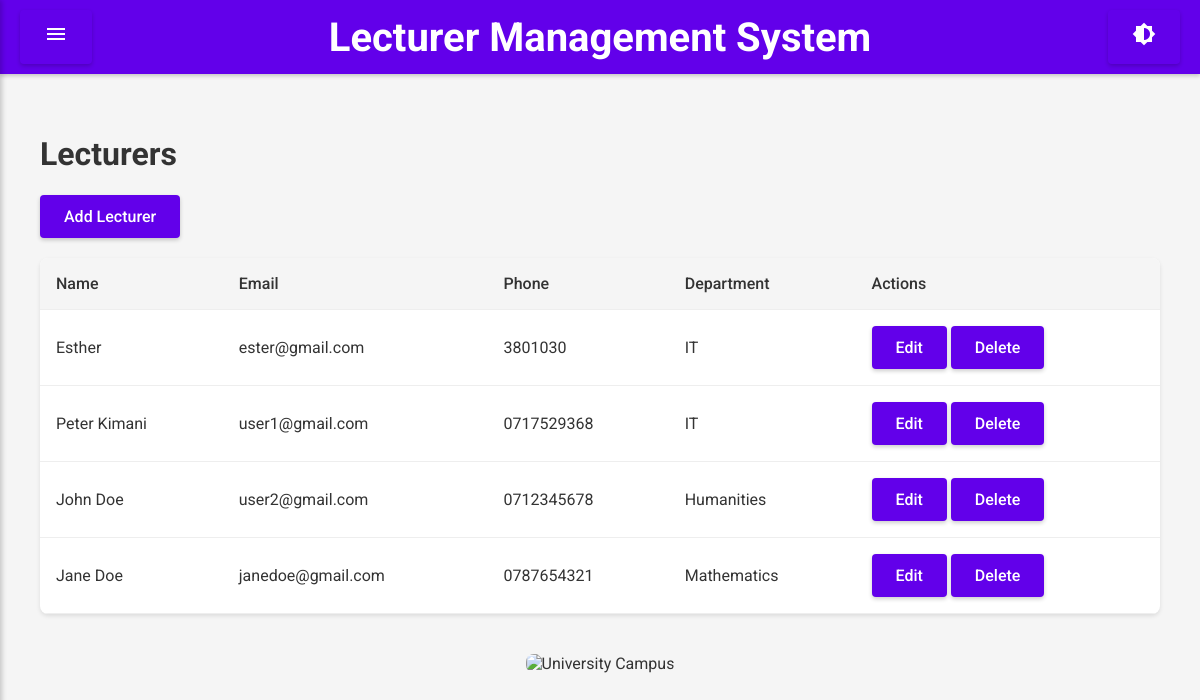
The app's page /lecturers (signed in), older data.
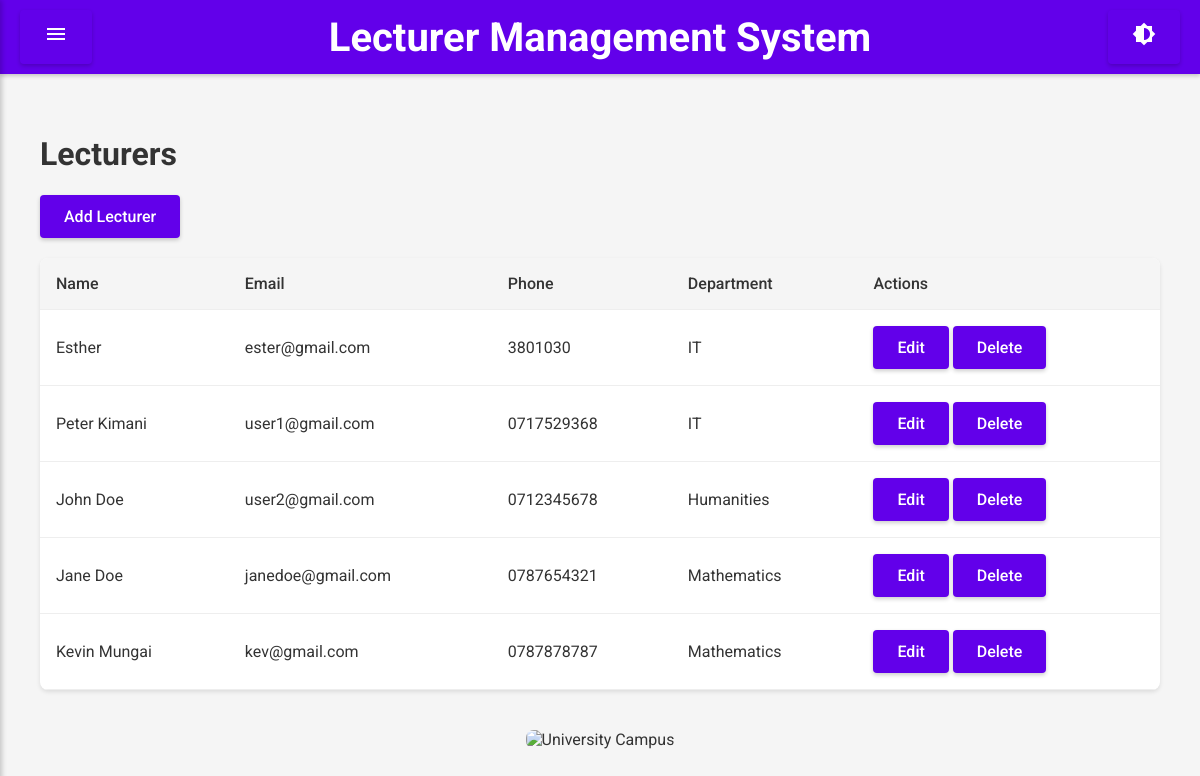
The same page, newer data.
### app.py (models this page shows)
class Lecturer(db.Model):
    id = db.Column(db.Integer, primary_key=True)
    user_id = db.Column(db.Integer, db.ForeignKey('user.id'), nullable=False)
    department_id = db.Column(db.Integer, db.ForeignKey('department.id'), nullable=False)
    name = db.Column(db.String(150), nullable=False)
    email = db.Column(db.String(150), unique=True, nullable=False)
    phone = db.Column(db.String(20))
    courses = db.relationship('Course', backref='lecturer', lazy=True)
    leaves = db.relationship('Leave', backref='lecturer', lazy=True)

class Department(db.Model):
    id = db.Column(db.Integer, primary_key=True)
    name = db.Column(db.String(150), unique=True, nullable=False)
    description = db.Column(db.Text)
    lecturers = db.relationship('Lecturer', backref='department', lazy=True)
    students = db.relationship('Student', backref='department', lazy=True)
    courses = db.relationship('Course', backref='department', lazy=True)

### app.py (the view)
@app.route('/lecturers')
@login_required
def lecturers():
    lecturers = Lecturer.query.all()
    return render_template('lecturers.html', lecturers=lecturers)

### app.py (called while the page is built)
@login_manager.user_loader
def load_user(user_id):
    return User.query.get(int(user_id))

### templates/lecturers.html (shortened to what this page needs)
{% extends "base.html" %}
{% block content %}
<h1>Lecturers</h1>
<a href="{{ url_for('add_lecturer') }}" class="btn">Add Lecturer</a>
<table>
    <thead>
        <tr>
            <th>Name</th>
            <th>Email</th>
            <th>Phone</th>
            <th>Department</th>
            <th>Actions</th>
        </tr>
    </thead>
    <tbody>
        {% for lecturer in lecturers %}
            <tr>
                <td>{{ lecturer.name }}</td>
                <td>{{ lecturer.email }}</td>
                <td>{{ lecturer.phone }}</td>
                <td>{{ lecturer.department.name }}</td>
                <td>
                    <a href="#" class="btn">Edit</a>
                    <a href="#" class="btn">Delete</a>
                </td>
            </tr>
        {% endfor %}
    </tbody>
</table>
{% endblock %}

### templates/base.html (shortened to what this page needs)
<!DOCTYPE html>
<html lang="en">
<head>
    <link rel="stylesheet" href="{{ url_for('static', filename='css/style.css') }}">
</head>
<body>
    <div class="app-content">
        <header>
            <button id="menu-button"><i class="material-icons">menu</i></button>
            <h1 style="
    color: white;
    font-size: clamp(20px, 5vw, 40px);
    white-space: nowrap;
    overflow: hidden;
    text-overflow: ellipsis;
">
    Lecturer Management System
</h1>
            <button id="dark-mode-toggle"><i class="material-icons">brightness_6</i></button>
        </header>
        <main>
            <div class="container">
                {% block content %}{% endblock %}
            </div>
        </main>
    </div>
    <div class="banner">
        <img src="https://images.unsplash.com/photo-1565688534245-05d6b5be184a?ixlib=rb-4.0.3&auto=format&fit=crop&w=1000&q=80" alt="University Campus">
    </div>
</body>
</html>

### static/css/style.css (style rules this page uses)
body { font-family: 'Roboto', sans-serif; margin: 0; padding: 0; background-color: #f5f5f5; color: #333; transition: background-color 0.3s, color 0.3s; }
.app-content { margin-left: 0; transition: margin-left 0.3s; }
header { display: flex; justify-content: space-between; align-items: center; padding: 10px 20px; background-color: #6200ea; color: white; box-shadow: 0 2px 4px rgba(0,0,0,0.2); }
header button { background: none; border: none; color: white; font-size: 24px; cursor: pointer; }
header h1 { margin: 0; font-size: 20px; }
main { padding: 20px; }
.banner { text-align: center; margin-bottom: 20px; }
.banner img { width: 100%; max-height: 300px; object-fit: cover; border-radius: 8px; }
.container { max-width: 1200px; margin: 0 auto; padding: 20px; }
h1, h2 { color: #333; }
button, .btn { background-color: #6200ea; color: white; padding: 12px 24px; border: none; border-radius: 4px; cursor: pointer; text-decoration: none; display: inline-block; font-weight: 500; elevation: 2px; box-shadow: 0 2px 4px rgba(0,0,0,0.2); transition: box-shadow 0.3s; }
table { width: 100%; border-collapse: collapse; margin-top: 20px; background-color: white; border-radius: 8px; overflow: hidden; box-shadow: 0 2px 4px rgba(0,0,0,0.1); }
th, td { padding: 16px; text-align: left; border-bottom: 1px solid #eee; }
th { background-color: #f5f5f5; font-weight: 500; }

Row changes from the older to the newer data that the page shows:
added Lecturer: name "Kevin Mungai", email "kev@gmail.com", phone "0787878787", department.name "Mathematics"
